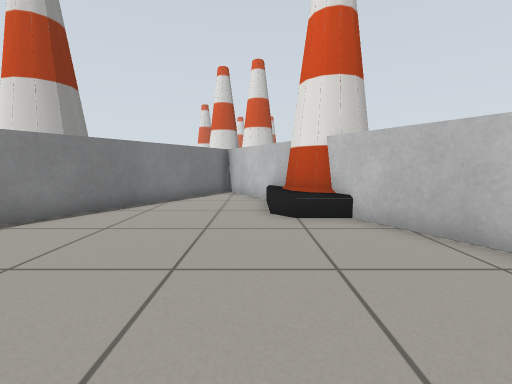
View 1 (above)

12 first-person views from a walk through a robot-simulator world made for Gazebo. The camera is 0.63 m above the floor, tilts 6° down and sees 90° across. The floor is counted in squares, 0.5 m on a side. Each view is taken from the middle of a square. On the plan, view 1 faces up. The plan holds only what a view shows up to about 12 squares ahead; the rest is blank. The place goes on beyond the plan.

View 2
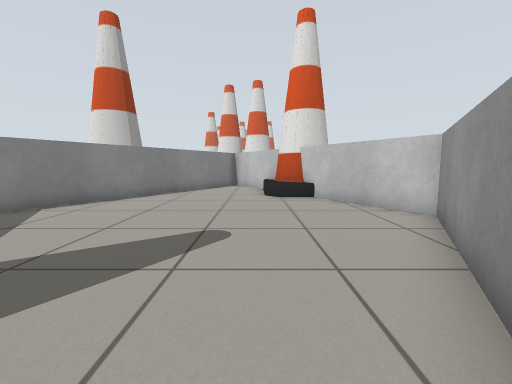

View 3
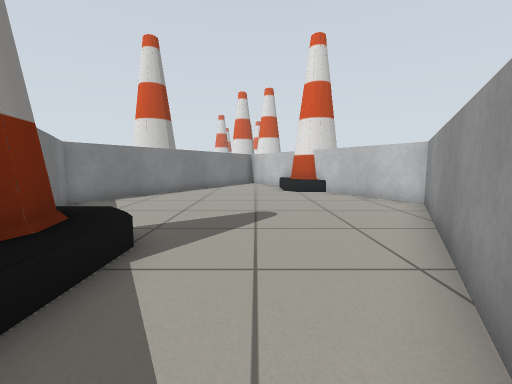

View 4
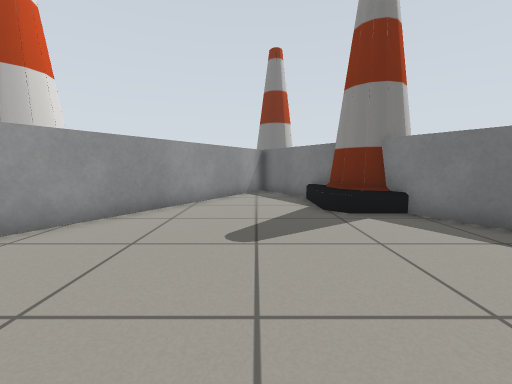

View 5
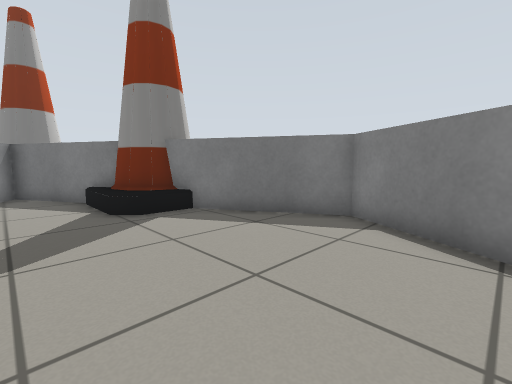

View 6
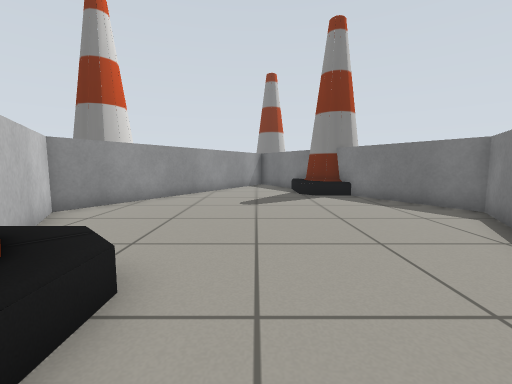

View 7
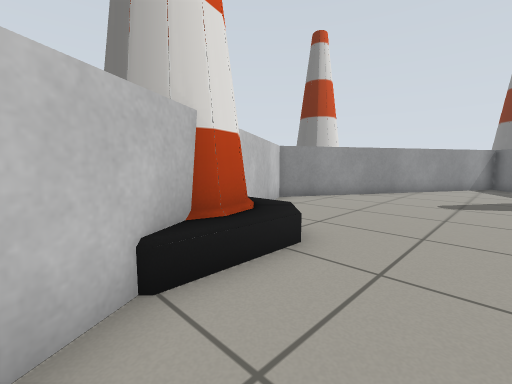

View 8
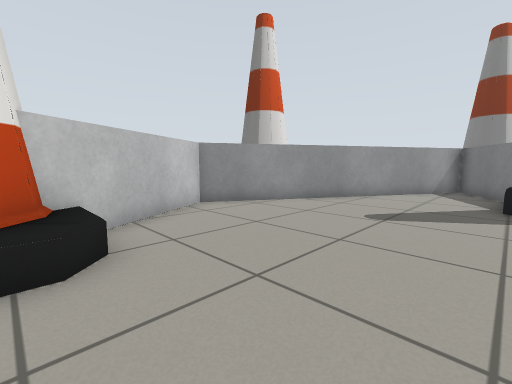

View 9
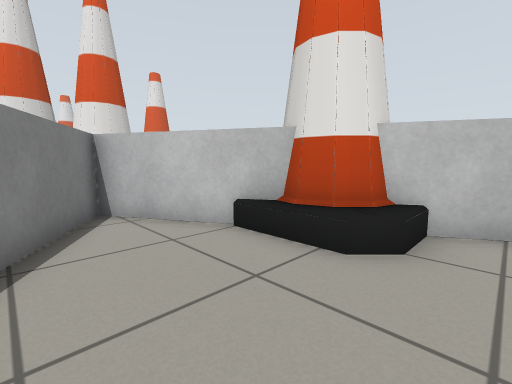

View 10
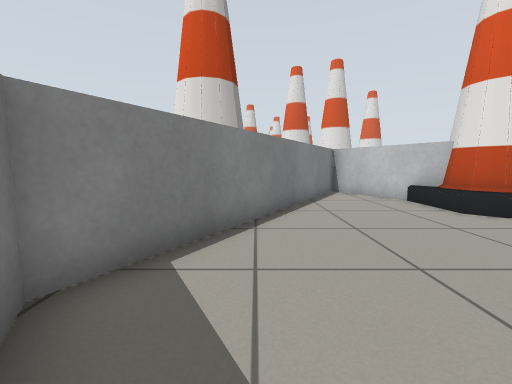

View 11
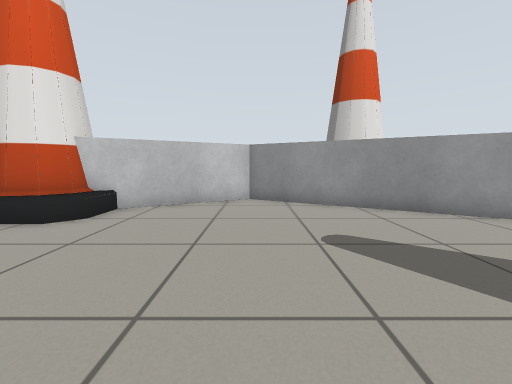

View 12
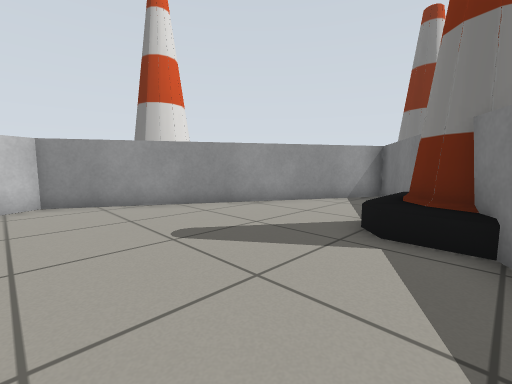

### Floor plan
Key: @ floor where view 1 was taken; # wall or solid block; x gap in a wall; . floor; C cone.
Columns run from 7 left of view 1 to 6 right of it. Each row starts with its distance up from view 1.
 12      ##
 11      ###
 10     #..#
  9 CC ##..CCC
  8 C.C#...CC.C
  7 CCC#...CC#C
  6   #.....C#C
  5  ##.......#
  4  #........##
  3 #..........#
  2 #..........#x
  1 ##.........#
  0  #.....@..#C
 -1  ##......##CCC
 -2   CCC....# C
 -3  CC#C...##  CC
 -4   CCC...#
 -5     #..##
 -6     ##.#
 -7      ##
 -8      ##
 -9     CC

Where each view was taken, in squares from view 1:
view 1: 0 up, 0 right, facing up
view 2: 4 down, 0 right, facing up
view 3: 6 down, 1 left, facing up
view 4: 5 up, 1 left, facing down
view 5: 5 up, 1 left, facing down-left
view 6: 9 up, 1 left, facing down
view 7: 10 up, 2 left, facing down-right
view 8: 7 up, 3 left, facing down-right
view 9: 5 up, 3 left, facing up-right
view 10: 0 up, 5 left, facing up
view 11: 2 up, 5 left, facing right
view 12: 3 up, 5 left, facing down-right
